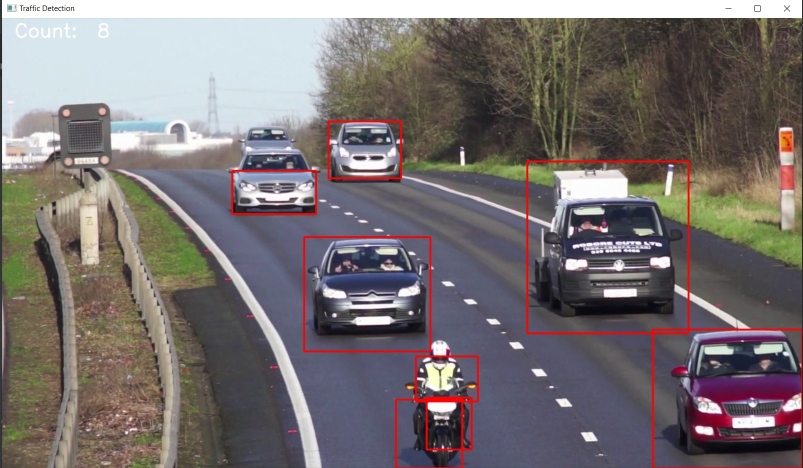
#> input picture Screen1.jpg, 1605 x 936 px, given in place of aa.mp4, which was not available (shown at 1/2 size)
$ python main.py
#> lines starting #> are read from the running program, lines starting #| are printed output that depends on the picture; after the words box and inside, x2 and y2 are one past the last pixel; in counts of white or black regions, pixels touching at a corner belong together; pictures that were not available may be replaced by others from this repository, and a replacement may not be noted
import cv2
import numpy as np
cap = cv2.VideoCapture('aa.mp4')
fgbg = cv2.createBackgroundSubtractorMOG2()
min_contour_area = 1400
while cap.isOpened():
    ret, frame = cap.read()
#> frame is the input picture: shape (936, 1605, 3); mean B, G, R 113.7, 113.8, 120.7
    if not ret:
        break
    fgmask = fgbg.apply(frame)
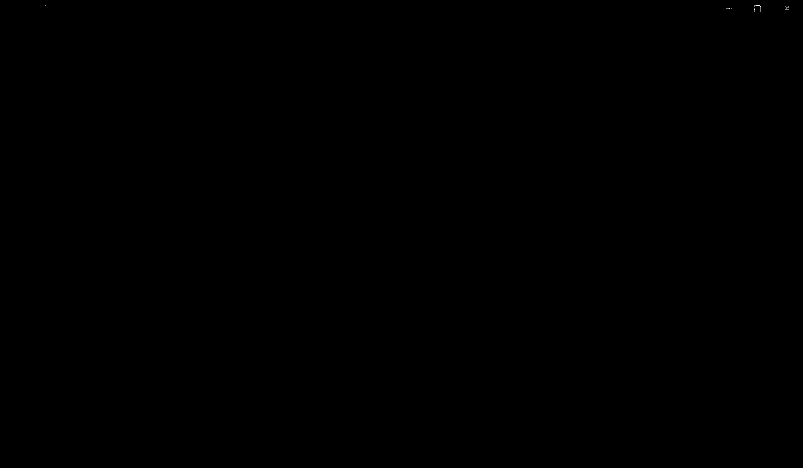
#> fgmask: shape (936, 1605) (shown at 1/2 size); values 127 (black) and 255 (white), 0% white in thin lines or dots, all inside (x1, y1, x2, y2) = (90, 11, 1578, 23)
    kernel = np.ones((3, 3), np.uint8)
    fgmask = cv2.erode(fgmask, kernel, iterations=1)
#> fgmask: shape (936, 1605); every value is 127
    fgmask = cv2.dilate(fgmask, kernel, iterations=1)
    contours, hierarchy = cv2.findContours(fgmask, cv2.RETR_EXTERNAL, cv2.CHAIN_APPROX_SIMPLE)
#> contours = [[[0, 0], [0, 935], [1604, 935], [1604, 0]]]
    column_count = 0
    for contour in contours:
        area = cv2.contourArea(contour)
        if area > min_contour_area:
            x, y, w, h = cv2.boundingRect(contour)
            center = (int((2 * x + w) / 2), int((2 * y + h) / 2))
            print(center)
            column_count += 1
#> this loop made 1 pass
#> (contour, area, x, y, w, h, center, column_count) on pass 1: ([[0, 0], [0, 935], [1604, 935], [1604, 0]], 1499740, 0, 0, 1605, 936, (802, 468), 1)
#| (802, 468)
#> after the loop, column_count = 1
    for contour in contours:
        area = cv2.contourArea(contour)
        if area > min_contour_area:
            x, y, w, h = cv2.boundingRect(contour)
            center = (int((2 * x + w) / 2), int((2 * y + h) / 2))
            if column_count > 5:
                cv2.rectangle(frame, (x, y), (x + w, y + h), (0, 0, 255), 2)
            elif column_count > 2:
                cv2.rectangle(frame, (x, y), (x + w, y + h), (0, 255, 0), 2)
            else:
                cv2.rectangle(frame, (x, y), (x + w, y + h), (255, 0, 0), 2)
#> this loop made 1 pass
#> (contour, area, x, y, w, h, center) on pass 1: ([[0, 0], [0, 935], [1604, 935], [1604, 0]], 1499740, 0, 0, 1605, 936, (802, 468))
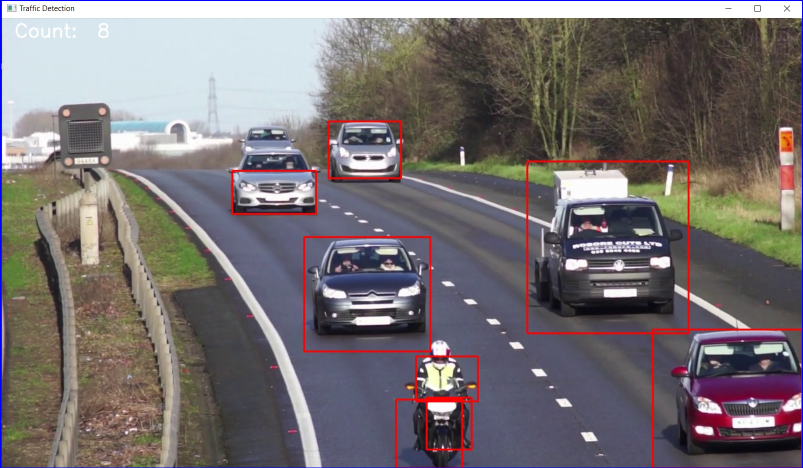
#> frame: shape (936, 1605, 3) (shown at 1/2 size); 0.51% of pixels changed, all inside (x1, y1, x2, y2) = (0, 0, 1605, 936)
    cv2.putText(frame, 'Count:  '+str(column_count), (20, 30), cv2.FONT_HERSHEY_SIMPLEX, 1, (255, 255, 255), 2)
#> frame: shape (936, 1605, 3); 0.04% of pixels changed, all inside (x1, y1, x2, y2) = (22, 8, 164, 32)
    cv2.imshow('Traffic Detection', frame)
    if cv2.waitKey(1) == ord('q'):
#> (key q is pressed here)
        break
cap.release()
cv2.destroyAllWindows()

$ run again, on Screen2.jpg
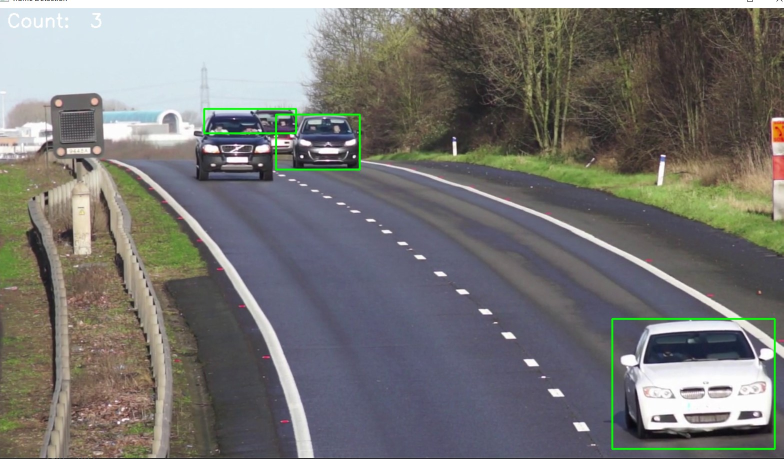
#> input picture Screen2.jpg, 1567 x 917 px, given in place of aa.mp4, which was not available (shown at 1/2 size)
#> frame is the input picture: shape (917, 1567, 3); mean B, G, R 116.3, 118.7, 119.6
#> contours = [[[0, 0], [0, 916], [1566, 916], [1566, 0]]]
#> the loop `for contour in contours:` made 1 pass
#> (contour, area, x, y, w, h, center, column_count) on pass 1: ([[0, 0], [0, 916], [1566, 916], [1566, 0]], 1434456, 0, 0, 1567, 917, (783, 458), 1)
#> (printed output is left out)
#> after the loop `for contour in contours:`: column_count = 1
#> the loop `for contour in contours:` made 1 pass
#> (contour, area, x, y, w, h, center) on pass 1: ([[0, 0], [0, 916], [1566, 916], [1566, 0]], 1434456, 0, 0, 1567, 917, (783, 458))
#> after the loop `for contour in contours:`:
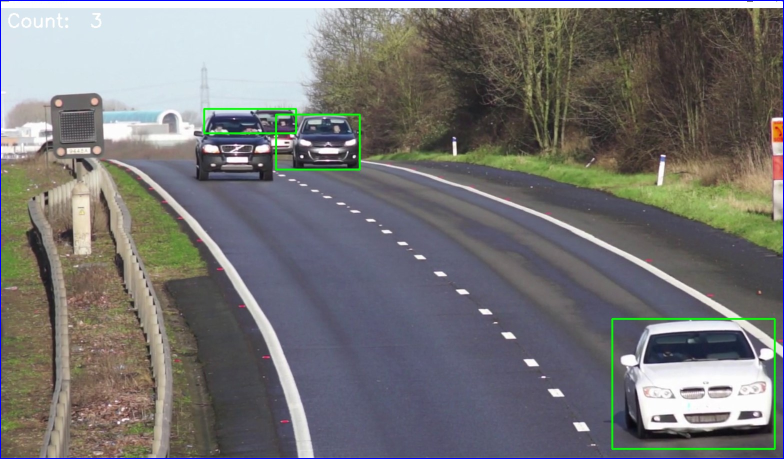
#> frame: shape (917, 1567, 3) (shown at 1/2 size); 0.52% of pixels changed, all inside (x1, y1, x2, y2) = (0, 0, 1567, 917)
